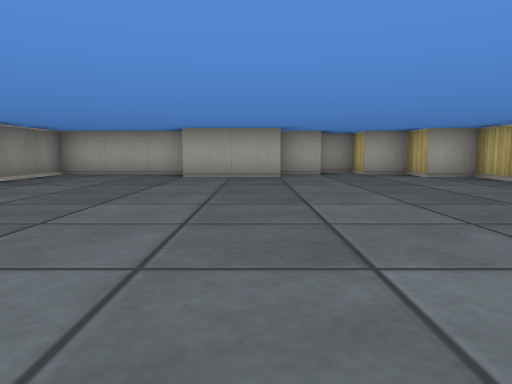
[1] (above)

18 first-person views from a walk through a cub3D ray-caster map. The camera is about half as high as the walls, tilts 6° down and sees 70° across. The floor is counted in squares. Each view is taken from the middle of a square. On the plan, view 1 faces up. The plan holds only what a view shows up to about 9 squares ahead; the rest is blank.

[2]
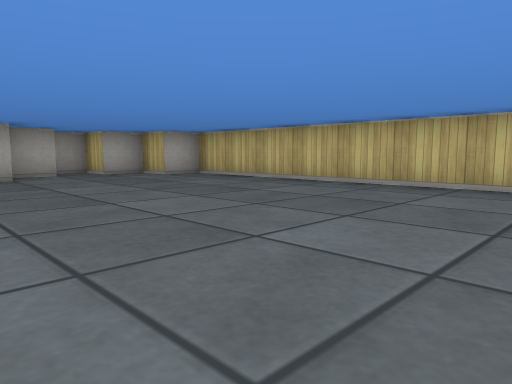

[3]
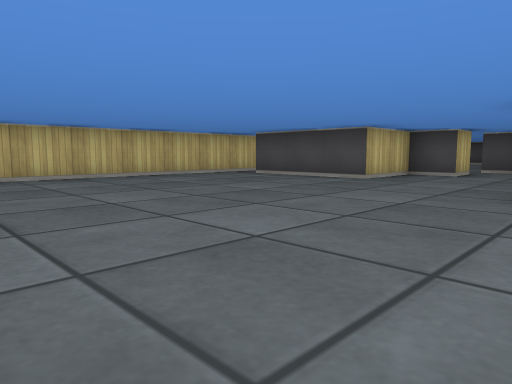

[4]
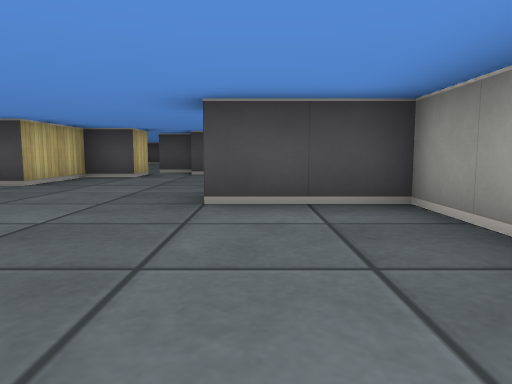

[5]
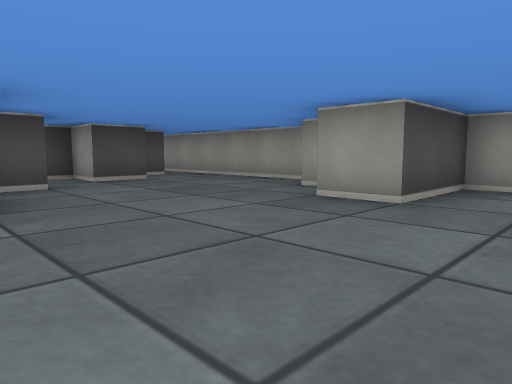

[6]
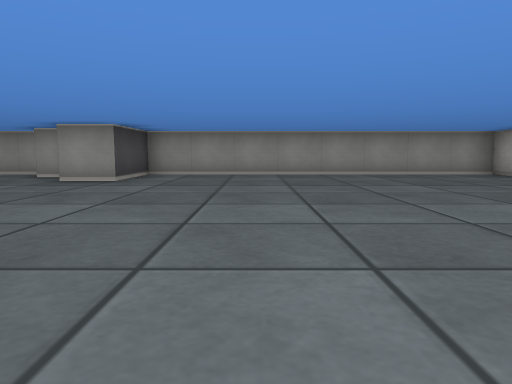

[7]
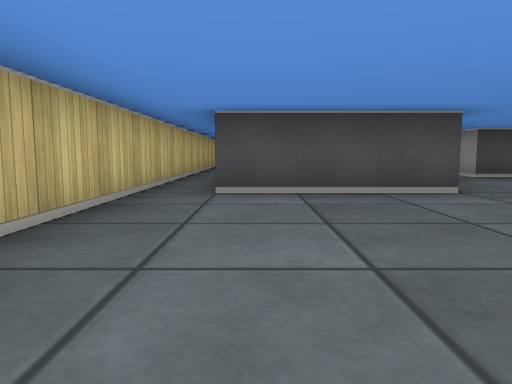

[8]
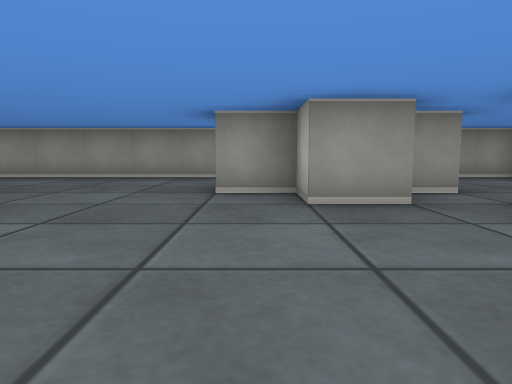

[9]
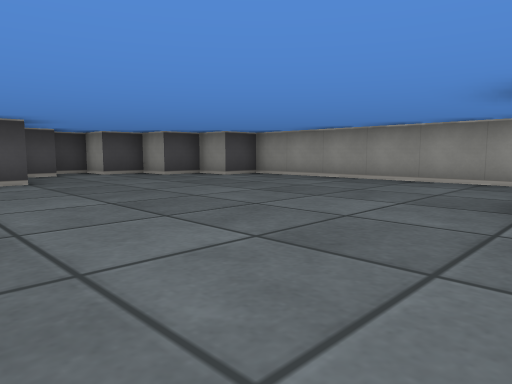

[10]
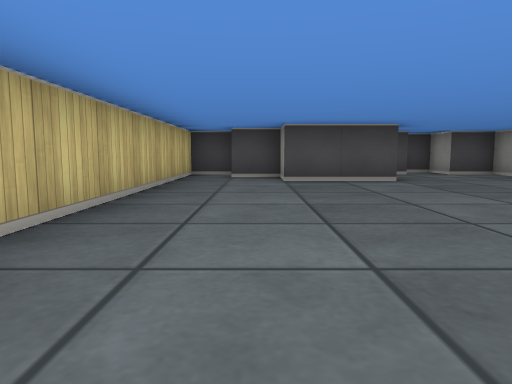

[11]
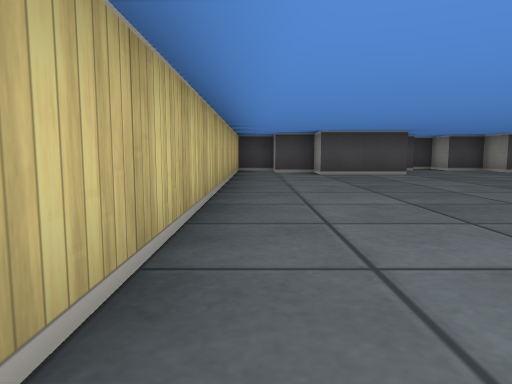

[12]
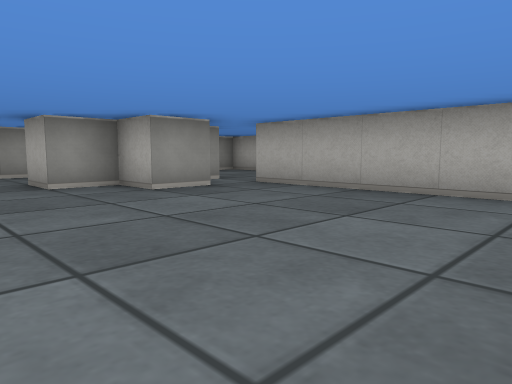

[13]
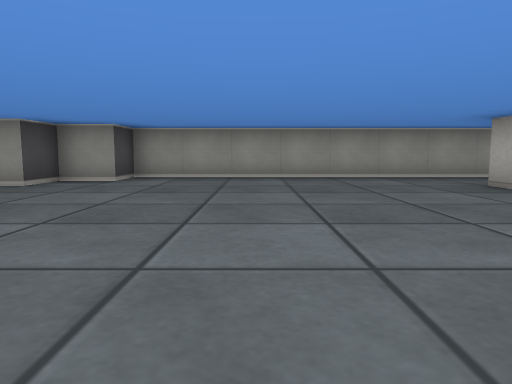

[14]
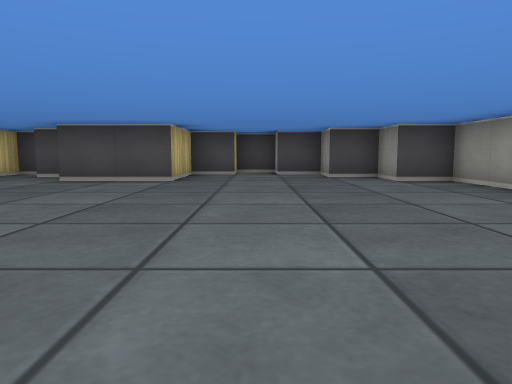

[15]
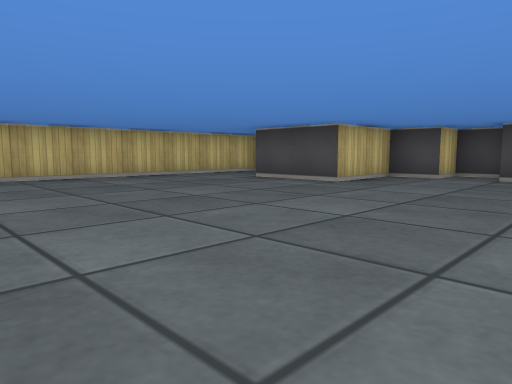

[16]
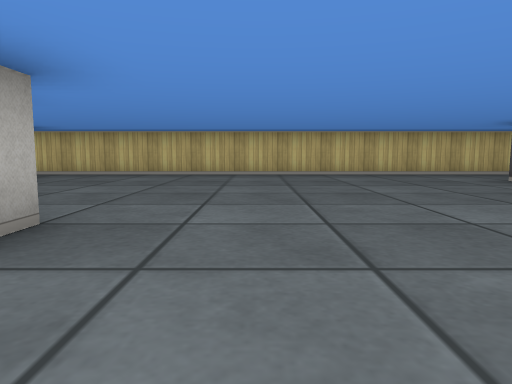

[17]
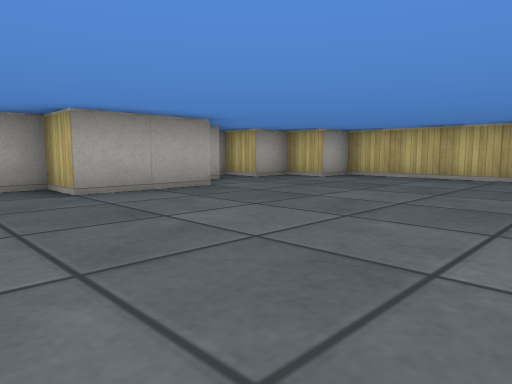

[18]
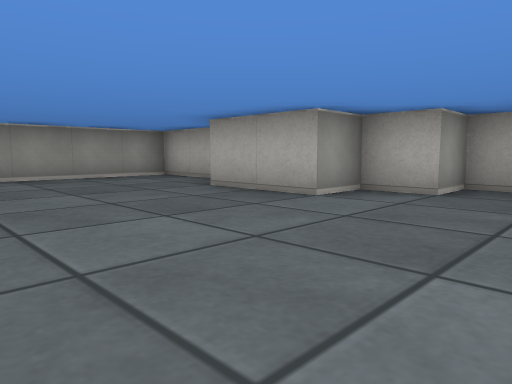

### Floor plan
Ten units are one square. View 1 is at (0, 0); x grows to the right and y downward. Boxes are objects, and circles mark ways between rooms. Rooms are numbered by the first view taken in them; rooms with no view inside come last. Other rooms are left out.
<svg viewBox="-50 -100 100 270">
<path fill="none" stroke="#000" d="M-35 10 -35 15M45 15 45 -75 35 -75 35 -85 25 -85 25 -95 15 -95 15 -85 5 -85 5 -75 -15 -75 -15 -85 -45 -85 -45 -5 -25 -5 -25 5M-45 18 -45 55M-5 45 -5 35 5 35 5 15 35 15M-26 45 -15 45 -15 55 -5 55M-36 55 -30 55M-5 55 -5 65 -15 65 -15 75 -25 75M32 45 -5 45M-45 55 -45 135 -35 135 -35 145 -25 145 -25 155 -15 155 -15 165 -5 165 -5 155 5 155 5 135 25 135 25 145 35 145M35 155 45 155 45 15"/>
<circle cx="-40" cy="60" r="3" fill="#2a7"/>
<circle cx="0" cy="50" r="3" fill="#2a7"/>
<circle cx="40" cy="20" r="3" fill="#2a7"/>
<text x="0" y="-20">1</text>
<text x="0" y="100">2</text>
</svg>
Room 1 opens to room 2.

Where each view was taken, in squares from view 1:
view 1: 0 up, 0 right, facing up
view 2: 0 up, 1 left, facing up-right
view 3: 5 up, 3 left, facing down-right
view 4: 4 up, 3 left, facing down
view 5: 2 up, 1 right, facing down-left
view 6: 3 up, 4 right, facing left
view 7: 3 up, 3 right, facing down
view 8: 7 down, 3 right, facing left
view 9: 7 down, 2 right, facing down-left
view 10: 7 down, 3 right, facing down
view 11: 5 down, 4 right, facing down
view 12: 9 down, 4 right, facing up-left
view 13: 11 down, 3 right, facing left
view 14: 7 down, 1 left, facing down
view 15: 8 down, 3 left, facing down-right
view 16: 9 down, 4 left, facing right
view 17: 3 up, 3 left, facing up-right
view 18: 4 up, 3 right, facing up-left
